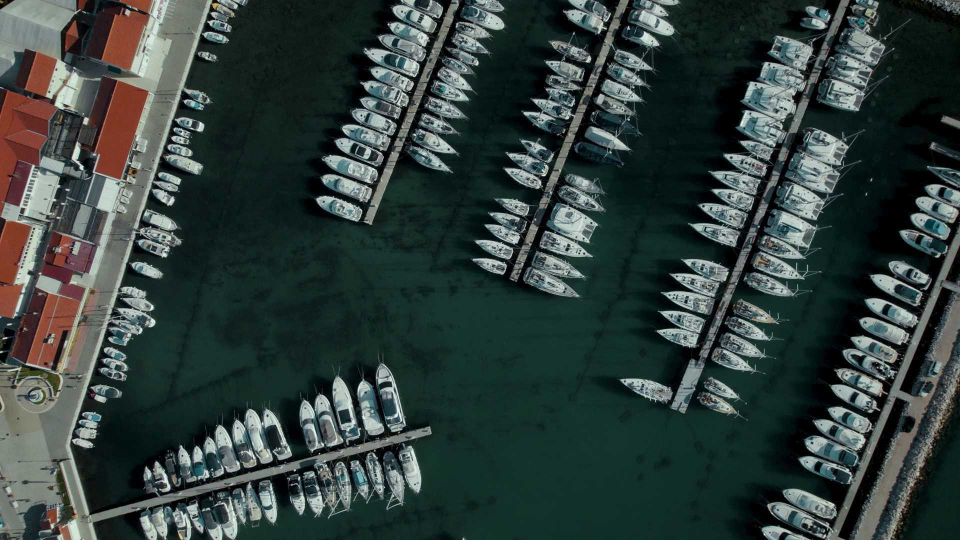
#> input picture models/test_obb.jpg, 1920 x 1080 px (shown at 1/2 size)
$ python -i rectangle_detector.py   (imports and definitions only)
#> lines starting #> are read from the running program, lines starting #| are printed output that depends on the picture; after the words box and inside, x2 and y2 are one past the last pixel; in counts of white or black regions, pixels touching at a corner belong together
import math

import cv2
import numpy as np


def _clamp01(value: float) -> float:
    return max(0.0, min(1.0, value))


_RECTANGLE_PRESETS = {
    "low": {
        "detector": {
            "min_area_ratio": 0.015,
            "max_area_ratio": 0.40,
            "canny_low": 85,
            "canny_high": 210,
            "max_rectangles": 1,
            "score_threshold": 0.64,
            "adaptive_enabled": False,
            "motion_edge_enabled": False,
            "min_rect_fill_ratio": 0.68,
        },
        "tracker": {"iou_threshold": 0.18, "max_misses": 5, "min_hits": 1, "smooth_alpha": 0.72},
    },
    "medium": {
        "detector": {
            "min_area_ratio": 0.01,
            "max_area_ratio": 0.45,
            "canny_low": 70,
            "canny_high": 180,
            "max_rectangles": 2,
            "score_threshold": 0.58,
            "adaptive_enabled": False,
            "motion_edge_enabled": False,
            "min_rect_fill_ratio": 0.62,
        },
        "tracker": {"iou_threshold": 0.16, "max_misses": 6, "min_hits": 1, "smooth_alpha": 0.70},
    },
    "high": {
        "detector": {
            "min_area_ratio": 0.006,
            "max_area_ratio": 0.55,
            "canny_low": 50,
            "canny_high": 150,
            "max_rectangles": 3,
            "score_threshold": 0.52,
            "adaptive_enabled": True,
            "motion_edge_enabled": True,
            "min_rect_fill_ratio": 0.55,
        },
        "tracker": {"iou_threshold": 0.14, "max_misses": 8, "min_hits": 1, "smooth_alpha": 0.68},
    },
}


def normalize_rectangle_sensitivity(level: str) -> str:
    normalized = str(level or "low").lower()
    return normalized if normalized in _RECTANGLE_PRESETS else "low"


class RectangleDetector:

    def __init__(
        self,
        *,
        min_area_ratio: float = 0.01,
        max_area_ratio: float = 0.45,
        epsilon_ratio: float = 0.035,
        canny_low: int = 70,
        canny_high: int = 180,
        max_rectangles: int = 3,
        score_threshold: float = 0.58,
        adaptive_enabled: bool = False,
        motion_edge_enabled: bool = False,
        min_rect_fill_ratio: float = 0.68,
    ):
        self.min_area_ratio = min_area_ratio
        self.max_area_ratio = max_area_ratio
        self.epsilon_ratio = epsilon_ratio
        self.canny_low = canny_low
        self.canny_high = canny_high
        self.max_rectangles = max_rectangles
        self.score_threshold = score_threshold
        self.adaptive_enabled = adaptive_enabled
        self.motion_edge_enabled = motion_edge_enabled
        self.min_rect_fill_ratio = min_rect_fill_ratio

    # [4 lines left out: function from_preset, not called in this run]

    def set_max_rectangles(self, count: int) -> None:
        self.max_rectangles = max(1, min(10, int(count)))

    def detect(self, frame: np.ndarray) -> list[dict]:
        if frame is None or frame.size == 0:
            return []

        frame_h, frame_w = frame.shape[:2]
        if frame_w <= 0 or frame_h <= 0:
            return []

        frame_area = float(frame_w * frame_h)
        min_area = frame_area * self.min_area_ratio
        max_area = frame_area * self.max_area_ratio

        gray = cv2.cvtColor(frame, cv2.COLOR_RGB2GRAY)
        clahe = cv2.createCLAHE(clipLimit=2.0, tileGridSize=(8, 8))
        enhanced = clahe.apply(gray)
        blurred = cv2.GaussianBlur(enhanced, (5, 5), 0)

        masks = self._build_edge_masks(blurred)
        contours = []
        for mask in masks:
            found, _ = cv2.findContours(mask, cv2.RETR_LIST, cv2.CHAIN_APPROX_SIMPLE)
            contours.extend(found)

        detections: list[dict] = []
        seen_boxes: list[tuple[float, float, float, float]] = []
        for contour in contours:
            area = cv2.contourArea(contour)
            if area < min_area or area > max_area:
                continue

            peri = cv2.arcLength(contour, True)
            if peri <= 0:
                continue

            points = self._contour_to_quad(contour, peri)
            if points is None:
                continue

            ordered = self._order_points(points)
            if not self._has_valid_geometry(ordered, frame_w, frame_h):
                continue

            score = self._geometry_score(ordered, area, blurred)
            if score < self.score_threshold:
                continue

            x1 = float(np.min(ordered[:, 0]) / frame_w)
            y1 = float(np.min(ordered[:, 1]) / frame_h)
            x2 = float(np.max(ordered[:, 0]) / frame_w)
            y2 = float(np.max(ordered[:, 1]) / frame_h)
            box = (_clamp01(x1), _clamp01(y1), _clamp01(x2), _clamp01(y2))
            if any(_box_iou(box, existing) > 0.28 for existing in seen_boxes):
                continue
            seen_boxes.append(box)

            detections.append(
                {
                    "x1": box[0],
                    "y1": box[1],
                    "x2": box[2],
                    "y2": box[3],
                    "confidence": float(score),
                    "label": "rectangle",
                    "keypoints": [],
                    "polygon": [
                        {"x": _clamp01(float(x) / frame_w), "y": _clamp01(float(y) / frame_h)}
                        for x, y in ordered
                    ],
                }
            )

        detections.sort(key=lambda det: det["confidence"], reverse=True)
        return detections[: max(self.max_rectangles, 6)]

    def _build_edge_masks(self, gray: np.ndarray) -> list[np.ndarray]:
        edges = cv2.Canny(gray, self.canny_low, self.canny_high)
        kernel = cv2.getStructuringElement(cv2.MORPH_RECT, (5, 5))
        closed_edges = cv2.morphologyEx(edges, cv2.MORPH_CLOSE, kernel, iterations=1)
        masks = [closed_edges]

        if self.motion_edge_enabled:
            motion_edges = cv2.Canny(gray, 30, 100)
            motion_kernel = cv2.getStructuringElement(cv2.MORPH_RECT, (3, 3))
            motion_edges = cv2.dilate(motion_edges, motion_kernel, iterations=1)
            motion_edges = cv2.morphologyEx(motion_edges, cv2.MORPH_CLOSE, kernel, iterations=2)
            masks.append(motion_edges)

        if not self.adaptive_enabled:
            return masks

        adaptive = cv2.adaptiveThreshold(
            gray,
            255,
            cv2.ADAPTIVE_THRESH_GAUSSIAN_C,
            cv2.THRESH_BINARY,
            31,
            3,
        )
        adaptive_inv = cv2.bitwise_not(adaptive)
        adaptive_edges = cv2.Canny(adaptive_inv, 30, 120)
        adaptive_edges = cv2.morphologyEx(adaptive_edges, cv2.MORPH_CLOSE, kernel, iterations=1)
        masks.append(adaptive_edges)
        return masks

    def _contour_to_quad(self, contour: np.ndarray, peri: float) -> np.ndarray | None:
        for eps in (self.epsilon_ratio, self.epsilon_ratio * 1.55, self.epsilon_ratio * 2.1):
            approx = cv2.approxPolyDP(contour, eps * peri, True)
            if len(approx) == 4 and cv2.isContourConvex(approx):
                return approx.reshape(4, 2).astype(np.float32)

        rect = cv2.minAreaRect(contour)
        (cx, cy), (w, h), _ = rect
        if w <= 1 or h <= 1:
            return None
        contour_area = cv2.contourArea(contour)
        rect_area = float(w * h)
        if rect_area <= 0 or contour_area / rect_area < self.min_rect_fill_ratio:
            return None
        return cv2.boxPoints(rect).astype(np.float32)

    @staticmethod
    def _order_points(points: np.ndarray) -> np.ndarray:
        sums = points.sum(axis=1)
        diffs = np.diff(points, axis=1).reshape(-1)
        ordered = np.zeros((4, 2), dtype=np.float32)
        ordered[0] = points[np.argmin(sums)]
        ordered[2] = points[np.argmax(sums)]
        ordered[1] = points[np.argmin(diffs)]
        ordered[3] = points[np.argmax(diffs)]
        return ordered

    def _has_valid_geometry(self, points: np.ndarray, frame_w: int, frame_h: int) -> bool:
        side_lengths = []
        for index in range(4):
            p1 = points[index]
            p2 = points[(index + 1) % 4]
            side_lengths.append(float(np.linalg.norm(p2 - p1)))

        if min(side_lengths) < max(18.0, min(frame_w, frame_h) * 0.05):
            return False

        width = max(side_lengths[0], side_lengths[2])
        height = max(side_lengths[1], side_lengths[3])
        aspect = width / max(height, 1.0)
        if aspect < 0.18 or aspect > 5.5:
            return False

        x1 = float(np.min(points[:, 0]))
        y1 = float(np.min(points[:, 1]))
        x2 = float(np.max(points[:, 0]))
        y2 = float(np.max(points[:, 1]))
        bbox_area_ratio = ((x2 - x1) * (y2 - y1)) / max(float(frame_w * frame_h), 1.0)
        touches_border = x1 <= 2.0 or y1 <= 2.0 or x2 >= frame_w - 2.0 or y2 >= frame_h - 2.0
        if touches_border and bbox_area_ratio > 0.35:
            return False
        if bbox_area_ratio < self.min_area_ratio or bbox_area_ratio > self.max_area_ratio:
            return False

        return True

    @staticmethod
    def _geometry_score(points: np.ndarray, contour_area: float, gray: np.ndarray) -> float:
        angles = []
        parallel_errors = []
        edge_samples = []
        for index in range(4):
            prev_pt = points[(index - 1) % 4]
            cur_pt = points[index]
            next_pt = points[(index + 1) % 4]
            v1 = prev_pt - cur_pt
            v2 = next_pt - cur_pt
            denom = max(float(np.linalg.norm(v1) * np.linalg.norm(v2)), 1e-6)
            cos_angle = float(np.dot(v1, v2) / denom)
            cos_angle = max(-1.0, min(1.0, cos_angle))
            angles.append(abs(math.degrees(math.acos(cos_angle)) - 90.0))

            opposite = points[(index + 2) % 4] - points[(index + 1) % 4]
            side = next_pt - cur_pt
            side_norm = max(float(np.linalg.norm(side)), 1e-6)
            opposite_norm = max(float(np.linalg.norm(opposite)), 1e-6)
            cross_value = float(side[0] * opposite[1] - side[1] * opposite[0])
            parallel_errors.append(abs(cross_value / (side_norm * opposite_norm)))

            p1 = cur_pt.astype(int)
            p2 = next_pt.astype(int)
            mask = np.zeros(gray.shape, dtype=np.uint8)
            cv2.line(mask, tuple(p1), tuple(p2), 255, 2)
            values = gray[mask > 0]
            if values.size:
                edge_samples.append(float(np.std(values)) / 64.0)

        angle_score = max(0.0, 1.0 - (sum(angles) / len(angles)) / 35.0)
        rect_area = cv2.contourArea(points.astype(np.float32))
        fill_score = max(0.0, min(1.0, float(contour_area) / max(rect_area, 1.0)))
        parallel_score = max(0.0, 1.0 - (sum(parallel_errors) / len(parallel_errors)))
        edge_score = max(0.0, min(1.0, sum(edge_samples) / max(len(edge_samples), 1)))
        score = 0.46 * angle_score + 0.24 * fill_score + 0.18 * parallel_score + 0.12 * edge_score
        return max(0.0, min(0.99, score))


# [10 lines left out: function _box_iou, not called in this run]


class _RectangleTrack:

    # [7 lines left out: function __init__, not called in this run]


class _RectangleKalman:

    # [35 lines left out: functions __init__, predict, correct, to_box, not called in this run]


class RectangleTracker:

    # [13 lines left out: functions __init__, from_preset, not called in this run]

    def reset(self) -> None:
        self._tracks.clear()
        self._next_id = 1

    # [134 lines left out: functions update, _update_track, _set_track_box, _match_score, _center_score, _size_score, not called in this run]


def _det_box(det: dict) -> tuple[float, float, float, float]:
    return (float(det["x1"]), float(det["y1"]), float(det["x2"]), float(det["y2"]))


# [31 lines left out: functions _box_to_measurement, _clone_detection, _nms, not called in this run]

>>> import cv2
>>> picture = cv2.cvtColor(cv2.imread('../models/test_obb.jpg'), cv2.COLOR_BGR2RGB)
>>> result = RectangleDetector().detect(picture)
#> in detect, `gray = cv2.cvtColor(frame, cv2.COLOR_RGB2GRAY)`:
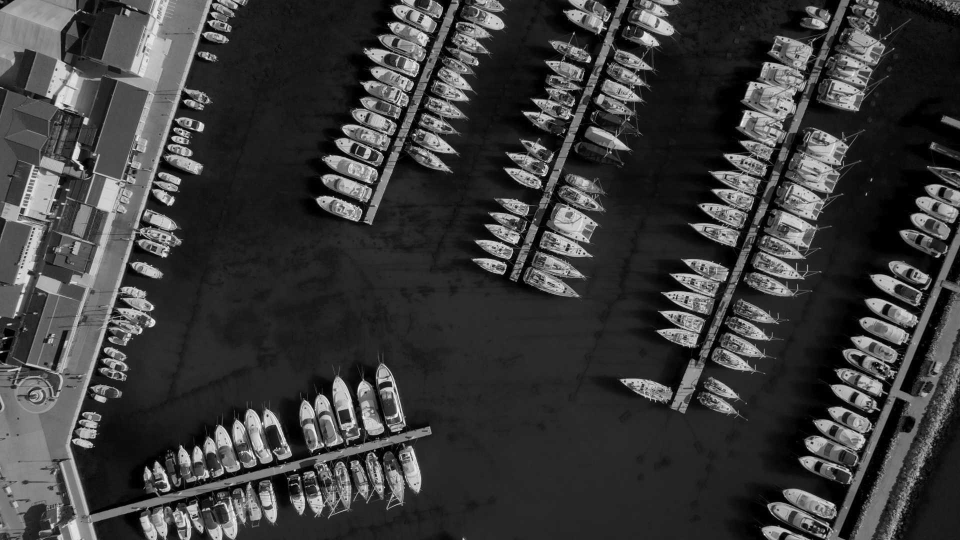
#> gray: shape (1080, 1920) (shown at 1/2 size); min 0, max 254, mean 59.5
#> in detect, `enhanced = clahe.apply(gray)`:
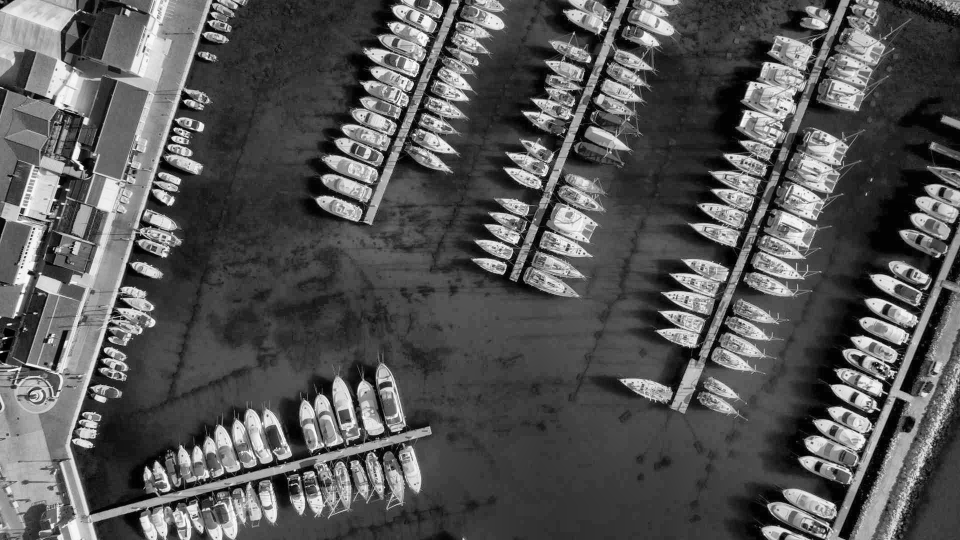
#> enhanced: shape (1080, 1920) (shown at 1/2 size); min 0, max 255, mean 86.1
#> in _build_edge_masks, `edges = cv2.Canny(gray, self.canny_low, self.canny_high)`:
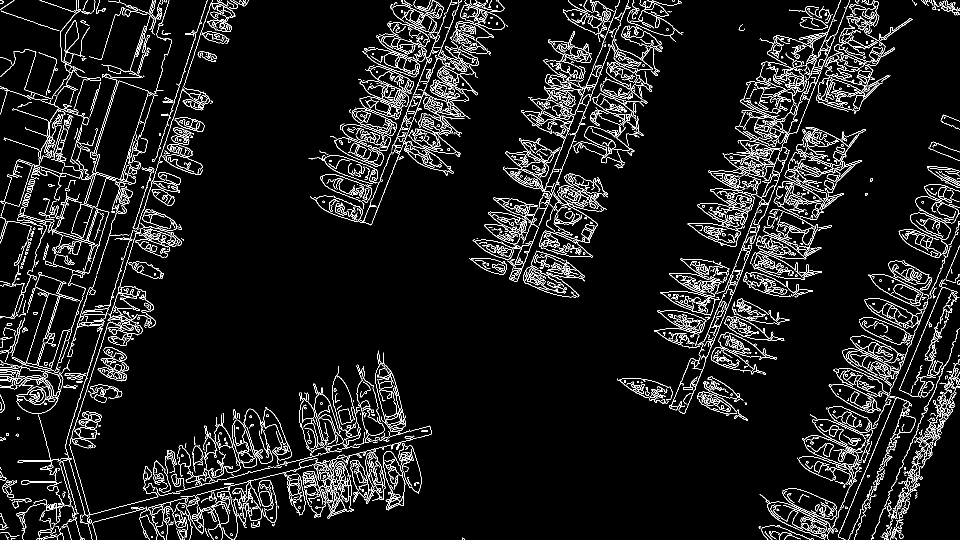
#> edges: shape (1080, 1920) (shown at 1/2 size); 6.9% white in thin lines or dots
#> in _build_edge_masks, `closed_edges = cv2.morphologyEx(edges, cv2.MORPH_CLOSE, kernel, iterat..`:
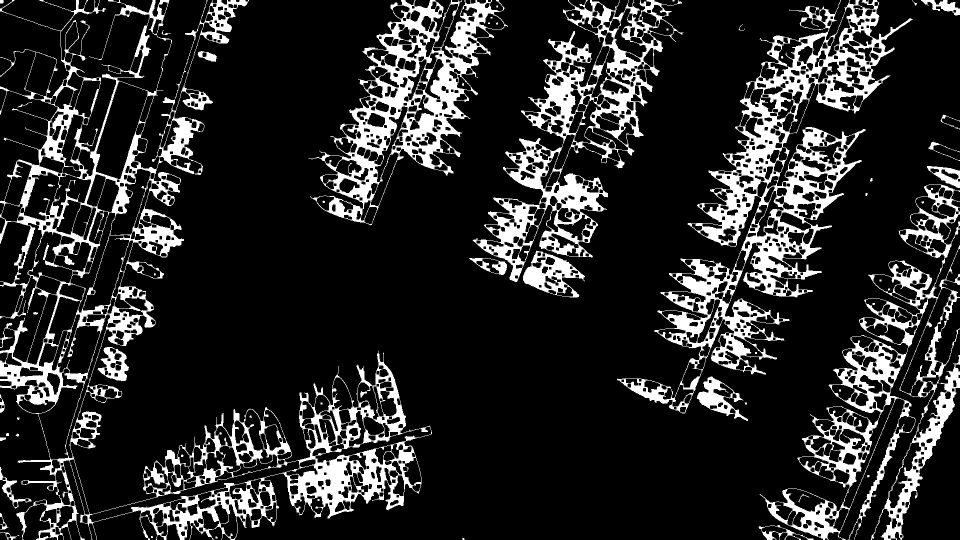
#> closed_edges: shape (1080, 1920) (shown at 1/2 size); 16.3% white; 63 white regions (25 under 20 px)
#> in detect, `masks = self._build_edge_masks(blurred)`: masks = 1 item
#> the loop in detect, `for mask in masks:` made 1 pass
#> after the loop in detect, `for mask in masks:`: contours = 1590 contours, 37 with area under 20; largest, box (x1, y1, x2, y2) and area: (0, 0, 864, 1080) 292994, (1234, 0, 1826, 827) 137717, (1519, 368, 1920, 1080) 92802, (945, 0, 1367, 564) 85198, (617, 0, 1016, 451) 76852
#> the loop in detect, `for contour in contours:` made 1590 passes
#> area on passes 4 to 6: 40, 34, 40
#> after the loop in detect, `for contour in contours:`: detections = []
#> result = []
